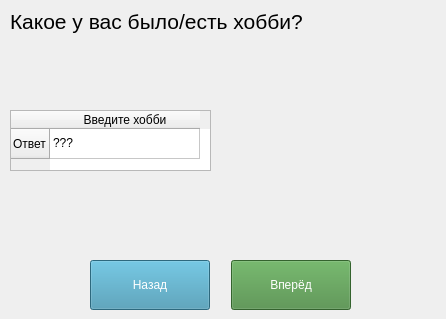
<?xml version="1.0" encoding="UTF-8"?>
<ui version="4.0">
 <class>MainWindow</class>
 <widget class="QMainWindow" name="MainWindow">
  <property name="geometry">
   <rect>
    <x>0</x>
    <y>0</y>
    <width>446</width>
    <height>319</height>
   </rect>
  </property>
  <property name="minimumSize">
   <size>
    <width>446</width>
    <height>319</height>
   </size>
  </property>
  <property name="maximumSize">
   <size>
    <width>446</width>
    <height>319</height>
   </size>
  </property>
  <property name="windowTitle">
   <string>MainWindow</string>
  </property>
  <property name="styleSheet">
   <string notr="true"/>
  </property>
  <widget class="QWidget" name="centralwidget">
   <widget class="QLabel" name="label_task">
    <property name="geometry">
     <rect>
      <x>10</x>
      <y>6</y>
      <width>341</width>
      <height>31</height>
     </rect>
    </property>
    <property name="font">
     <font>
      <family>Segoe UI</family>
      <pointsize>16</pointsize>
     </font>
    </property>
    <property name="styleSheet">
     <string notr="true">color: rgb(0, 0, 0);</string>
    </property>
    <property name="text">
     <string>Какое у вас было/есть хобби?</string>
    </property>
   </widget>
   <widget class="QLabel" name="label_img">
    <property name="geometry">
     <rect>
      <x>230</x>
      <y>40</y>
      <width>201</width>
      <height>201</height>
     </rect>
    </property>
    <property name="styleSheet">
     <string notr="true">color: rgb(0, 0, 0);</string>
    </property>
    <property name="text">
     <string/>
    </property>
    <property name="pixmap">
     <pixmap>../Pictures/hobby.png</pixmap>
    </property>
   </widget>
   <widget class="QPushButton" name="btn_back">
    <property name="geometry">
     <rect>
      <x>90</x>
      <y>260</y>
      <width>120</width>
      <height>50</height>
     </rect>
    </property>
    <property name="font">
     <font>
      <family>Segoe UI</family>
     </font>
    </property>
    <property name="styleSheet">
     <string notr="true">color: rgb(255, 255, 255);
background-color: rgb(63, 147, 176);</string>
    </property>
    <property name="text">
     <string>Назад</string>
    </property>
   </widget>
   <widget class="QPushButton" name="btn_next">
    <property name="geometry">
     <rect>
      <x>231</x>
      <y>260</y>
      <width>120</width>
      <height>50</height>
     </rect>
    </property>
    <property name="font">
     <font>
      <family>Segoe UI</family>
     </font>
    </property>
    <property name="styleSheet">
     <string notr="true">color: rgb(255, 255, 255);
background-color: rgb(73, 139, 65);</string>
    </property>
    <property name="text">
     <string>Вперёд</string>
    </property>
   </widget>
   <widget class="QTableWidget" name="tableWidget">
    <property name="geometry">
     <rect>
      <x>10</x>
      <y>110</y>
      <width>201</width>
      <height>61</height>
     </rect>
    </property>
    <property name="styleSheet">
     <string notr="true">color: rgb(0, 0, 0);</string>
    </property>
    <attribute name="horizontalHeaderDefaultSectionSize">
     <number>150</number>
    </attribute>
    <row>
     <property name="text">
      <string>Ответ</string>
     </property>
    </row>
    <column>
     <property name="text">
      <string>Введите хобби</string>
     </property>
    </column>
    <item row="0" column="0">
     <property name="text">
      <string>???</string>
     </property>
     <property name="background">
      <brush brushstyle="NoBrush">
       <color alpha="255">
        <red>0</red>
        <green>0</green>
        <blue>0</blue>
       </color>
      </brush>
     </property>
     <property name="foreground">
      <brush brushstyle="NoBrush">
       <color alpha="255">
        <red>0</red>
        <green>0</green>
        <blue>0</blue>
       </color>
      </brush>
     </property>
    </item>
   </widget>
  </widget>
 </widget>
 <resources/>
 <connections/>
</ui>
